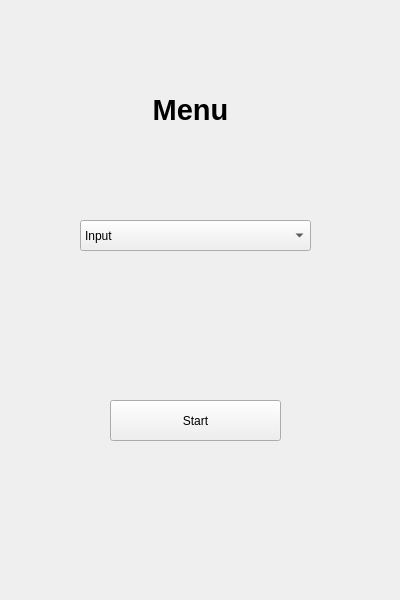
<?xml version="1.0" encoding="UTF-8"?>
<ui version="4.0">
 <class>MenuWindow</class>
 <widget class="QMainWindow" name="MenuWindow">
  <property name="geometry">
   <rect>
    <x>0</x>
    <y>0</y>
    <width>400</width>
    <height>600</height>
   </rect>
  </property>
  <property name="minimumSize">
   <size>
    <width>400</width>
    <height>600</height>
   </size>
  </property>
  <property name="maximumSize">
   <size>
    <width>400</width>
    <height>600</height>
   </size>
  </property>
  <property name="windowTitle">
   <string>Menu</string>
  </property>
  <property name="styleSheet">
   <string notr="true"/>
  </property>
  <widget class="QWidget" name="centralwidget">
   <property name="styleSheet">
    <string notr="true"/>
   </property>
   <widget class="QLabel" name="label">
    <property name="geometry">
     <rect>
      <x>90</x>
      <y>80</y>
      <width>201</width>
      <height>61</height>
     </rect>
    </property>
    <property name="text">
     <string>&lt;html&gt;&lt;head/&gt;&lt;body&gt;&lt;p&gt;&lt;span style=&quot; font-size:22pt; font-weight:700;&quot;&gt;Menu&lt;/span&gt;&lt;/p&gt;&lt;/body&gt;&lt;/html&gt;</string>
    </property>
    <property name="alignment">
     <set>Qt::AlignmentFlag::AlignCenter</set>
    </property>
   </widget>
   <widget class="QPushButton" name="startButton">
    <property name="geometry">
     <rect>
      <x>110</x>
      <y>400</y>
      <width>171</width>
      <height>41</height>
     </rect>
    </property>
    <property name="text">
     <string>Start</string>
    </property>
   </widget>
   <widget class="QComboBox" name="comboBox">
    <property name="geometry">
     <rect>
      <x>80</x>
      <y>220</y>
      <width>231</width>
      <height>31</height>
     </rect>
    </property>
    <item>
     <property name="text">
      <string>Input</string>
     </property>
    </item>
    <item>
     <property name="text">
      <string>Load</string>
     </property>
    </item>
   </widget>
  </widget>
 </widget>
 <resources/>
 <connections/>
</ui>
